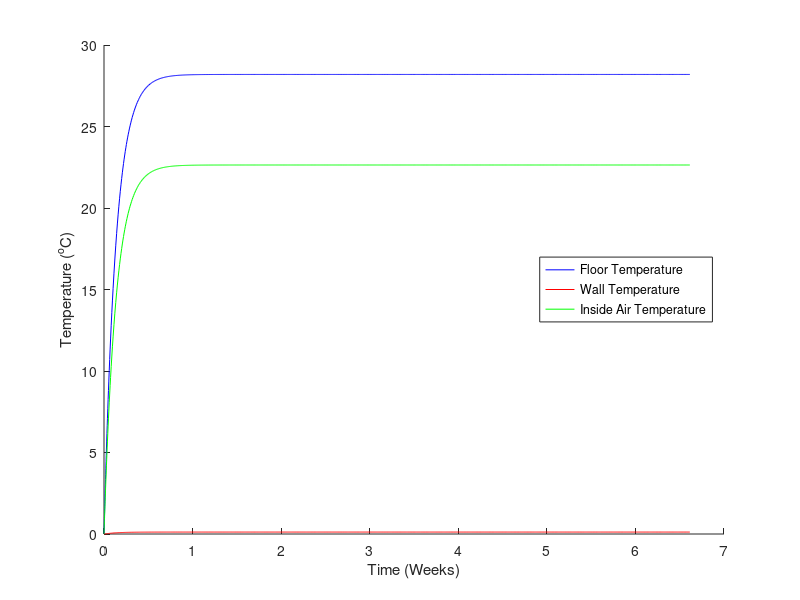

Write MATLAB code to recreate this figure.
function initial_solar_house_ode()

A_wall = 2 * (3 * 5.1) + 2 * (4 * 5.1) * 2 * (3 * 4); % surface area of all walls, m^2
A_fiberglass = A_wall; % m^2
A_floor =  2 * (5.4 * 4); % surface area of heat absorber, top and bottom, m^2
A_window = 4 * 3; % m^2

thickness_wall = 0.1; % m
thickness_fiberglass = 0.25; % m
thickness_absorber = 0.1; % m

vol_brick = A_wall .* thickness_wall; % m^3
vol_fiberglass = A_fiberglass .* thickness_fiberglass; % m^3
vol_stone = A_floor .* thickness_absorber; % m^3

rho_wall = 2000; % kg/m^3
rho_fiberglass = 12; % kg/m^3
rho_absorber = 3000; % kg/m^3

c_wall = 800; % J/kg/K
c_fiberglass = 840; % J/kg/K
c_absorber = 800; % J/kg/K

C_wall = vol_brick .* rho_wall .* c_wall;
C_fiberglass = vol_fiberglass .* rho_fiberglass .* c_fiberglass;
C_absorber = vol_stone .* rho_absorber .* c_absorber;

C1 = C_absorber;
C2 = C_wall;

k_wall = 0.6; % W/m/K
k_fiberglass = 0.04; % W/m/K
k_absorber = 3.0; % W/m/K

h_indoor = 15; % W/m^2/K
h_outdoor = 30; % W/m^2/K

R_1 = 1 ./ (h_indoor .* A_floor); % K / W
R_2 = 1 ./ (h_indoor .* A_fiberglass); % K / W
R_3 = thickness_fiberglass ./ (k_fiberglass .* A_wall); % K / W
R_4 = 1 ./ (h_outdoor .* A_wall); % K / W

R1 = R_1 + R_2 + R_3;
R2 = R_4;

Q_sun = 300 * A_window; % W
T1i = 0;
T2i = 0;
Toutside = 0;

dt2dT2s = [];
[ts, Ts] = ode45(@odefun, [0, 4e6], [T1i; T2i]);

Tair = (Ts(:, 1) - Ts(:, 2)) .* (R_2 + R_3) ./ (R_1 + R_2 + R_3) + Ts(:, 2);

disp(Ts(end, :));
disp(Tair(end));

figure(1);
clf;
hold on;

seconds_per_week = 60 .* 60 .* 24 .* 7;

plot(ts ./ seconds_per_week, Ts(:, 1), 'b-');
plot(ts ./ seconds_per_week, Ts(:, 2), 'r-');
plot(ts ./ seconds_per_week, Tair, 'g-');

xlabel("Time (Weeks)");
ylabel("Temperature (^oC)");
legend("Floor Temperature", "Wall Temperature", "Inside Air Temperature", "location", "East");

    function [dTdt] = odefun(t, T)
        T1 = T(1);
        T2 = T(2);
        
        dT1dt = Q_sun ./ C1 + (T2 - T1) ./ (R1 .* C1);
        dT2dt = (Toutside - T2) ./ (R2 .* C2) - (T2 - T1) ./ (R1 .* C2);
        
        dt2dT2s(end + 1) = dT2dt;
        
        dTdt = [dT1dt; dT2dt];
    end

end